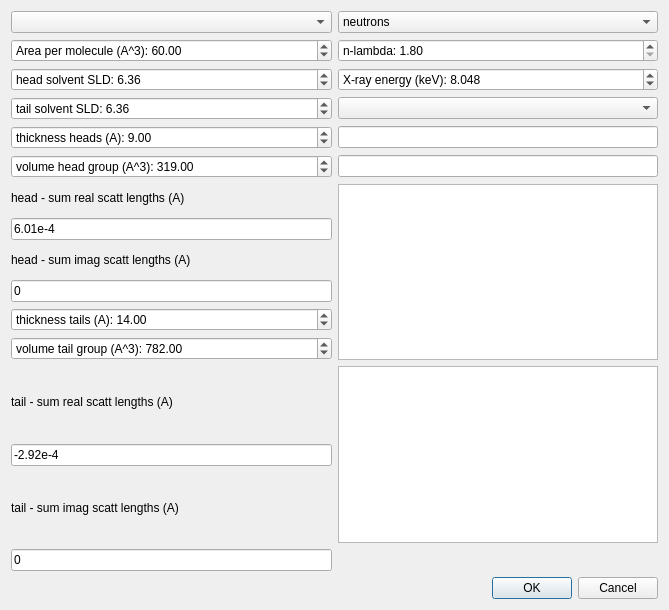
<?xml version="1.0" encoding="UTF-8"?>
<ui version="4.0">
 <class>Dialog</class>
 <widget class="QDialog" name="Dialog">
  <property name="geometry">
   <rect>
    <x>0</x>
    <y>0</y>
    <width>669</width>
    <height>610</height>
   </rect>
  </property>
  <property name="windowTitle">
   <string>Dialog</string>
  </property>
  <layout class="QGridLayout" name="gridLayout">
   <item row="16" column="1">
    <widget class="QDialogButtonBox" name="buttonBox">
     <property name="orientation">
      <enum>Qt::Horizontal</enum>
     </property>
     <property name="standardButtons">
      <set>QDialogButtonBox::Cancel|QDialogButtonBox::Ok</set>
     </property>
    </widget>
   </item>
   <item row="4" column="1">
    <widget class="QLineEdit" name="chemical_name">
     <property name="readOnly">
      <bool>true</bool>
     </property>
    </widget>
   </item>
   <item row="15" column="0">
    <widget class="QLineEdit" name="b_t_imag">
     <property name="text">
      <string>0</string>
     </property>
     <property name="placeholderText">
      <string>tail - sum imag scattering lengths</string>
     </property>
    </widget>
   </item>
   <item row="10" column="0">
    <widget class="QDoubleSpinBox" name="thick_t">
     <property name="prefix">
      <string>thickness tails (A): </string>
     </property>
     <property name="singleStep">
      <double>0.100000000000000</double>
     </property>
     <property name="value">
      <double>14.000000000000000</double>
     </property>
    </widget>
   </item>
   <item row="6" column="0">
    <widget class="QLabel" name="label_3">
     <property name="text">
      <string>head - sum real scatt lengths (A)</string>
     </property>
    </widget>
   </item>
   <item row="1" column="1">
    <widget class="QDoubleSpinBox" name="neutron_wavelength">
     <property name="toolTip">
      <string>neutron wavelength</string>
     </property>
     <property name="prefix">
      <string>n-lambda: </string>
     </property>
     <property name="minimum">
      <double>1.800000000000000</double>
     </property>
     <property name="maximum">
      <double>30.000000000000000</double>
     </property>
     <property name="singleStep">
      <double>0.100000000000000</double>
     </property>
    </widget>
   </item>
   <item row="9" column="0">
    <widget class="QLineEdit" name="b_h_imag">
     <property name="text">
      <string>0</string>
     </property>
     <property name="placeholderText">
      <string>head - sum imag scattering lengths</string>
     </property>
    </widget>
   </item>
   <item row="0" column="0">
    <widget class="QComboBox" name="lipid_selector"/>
   </item>
   <item row="5" column="0">
    <widget class="QDoubleSpinBox" name="V_h">
     <property name="prefix">
      <string>volume head group (A^3): </string>
     </property>
     <property name="maximum">
      <double>1000.000000000000000</double>
     </property>
     <property name="singleStep">
      <double>0.500000000000000</double>
     </property>
     <property name="value">
      <double>319.000000000000000</double>
     </property>
    </widget>
   </item>
   <item row="8" column="0">
    <widget class="QLabel" name="label_4">
     <property name="text">
      <string>head - sum imag scatt lengths (A)</string>
     </property>
    </widget>
   </item>
   <item row="6" column="1" rowspan="6">
    <widget class="QGraphicsView" name="chemical_structure"/>
   </item>
   <item row="0" column="1">
    <widget class="QComboBox" name="radiation">
     <item>
      <property name="text">
       <string>neutrons</string>
      </property>
     </item>
     <item>
      <property name="text">
       <string>X-rays</string>
      </property>
     </item>
    </widget>
   </item>
   <item row="2" column="1">
    <widget class="QDoubleSpinBox" name="xray_energy">
     <property name="prefix">
      <string>X-ray energy (keV): </string>
     </property>
     <property name="decimals">
      <number>3</number>
     </property>
     <property name="minimum">
      <double>0.200000000000000</double>
     </property>
     <property name="maximum">
      <double>100.000000000000000</double>
     </property>
     <property name="singleStep">
      <double>0.100000000000000</double>
     </property>
     <property name="value">
      <double>8.048000000000000</double>
     </property>
    </widget>
   </item>
   <item row="3" column="0">
    <widget class="QDoubleSpinBox" name="tail_solvent">
     <property name="prefix">
      <string>tail solvent SLD: </string>
     </property>
     <property name="minimum">
      <double>-1.000000000000000</double>
     </property>
     <property name="singleStep">
      <double>0.010000000000000</double>
     </property>
     <property name="value">
      <double>6.360000000000000</double>
     </property>
    </widget>
   </item>
   <item row="11" column="0">
    <widget class="QDoubleSpinBox" name="V_t">
     <property name="prefix">
      <string>volume tail group (A^3): </string>
     </property>
     <property name="maximum">
      <double>10000.000000000000000</double>
     </property>
     <property name="singleStep">
      <double>0.500000000000000</double>
     </property>
     <property name="value">
      <double>782.000000000000000</double>
     </property>
    </widget>
   </item>
   <item row="12" column="0">
    <widget class="QLabel" name="label_2">
     <property name="text">
      <string>tail - sum real scatt lengths (A)</string>
     </property>
    </widget>
   </item>
   <item row="12" column="1" rowspan="3">
    <widget class="QTextBrowser" name="references"/>
   </item>
   <item row="13" column="0">
    <widget class="QLineEdit" name="b_t_real">
     <property name="text">
      <string>-2.92e-4</string>
     </property>
     <property name="placeholderText">
      <string>tail - sum real scattering lengths</string>
     </property>
    </widget>
   </item>
   <item row="1" column="0">
    <widget class="QDoubleSpinBox" name="APM">
     <property name="prefix">
      <string>Area per molecule (A^3): </string>
     </property>
     <property name="maximum">
      <double>10000.000000000000000</double>
     </property>
     <property name="singleStep">
      <double>0.200000000000000</double>
     </property>
     <property name="value">
      <double>60.000000000000000</double>
     </property>
    </widget>
   </item>
   <item row="5" column="1">
    <widget class="QLineEdit" name="total_formula">
     <property name="readOnly">
      <bool>true</bool>
     </property>
    </widget>
   </item>
   <item row="4" column="0">
    <widget class="QDoubleSpinBox" name="thick_h">
     <property name="prefix">
      <string>thickness heads (A): </string>
     </property>
     <property name="maximum">
      <double>300.000000000000000</double>
     </property>
     <property name="singleStep">
      <double>0.100000000000000</double>
     </property>
     <property name="value">
      <double>9.000000000000000</double>
     </property>
    </widget>
   </item>
   <item row="2" column="0">
    <widget class="QDoubleSpinBox" name="head_solvent">
     <property name="prefix">
      <string>head solvent SLD: </string>
     </property>
     <property name="minimum">
      <double>-2.000000000000000</double>
     </property>
     <property name="singleStep">
      <double>0.010000000000000</double>
     </property>
     <property name="value">
      <double>6.360000000000000</double>
     </property>
    </widget>
   </item>
   <item row="14" column="0">
    <widget class="QLabel" name="label">
     <property name="text">
      <string>tail - sum imag scatt lengths (A)</string>
     </property>
    </widget>
   </item>
   <item row="7" column="0">
    <widget class="QLineEdit" name="b_h_real">
     <property name="text">
      <string>6.01e-4</string>
     </property>
     <property name="placeholderText">
      <string>head - sum real scattering lengths</string>
     </property>
    </widget>
   </item>
   <item row="3" column="1">
    <widget class="QComboBox" name="condition"/>
   </item>
  </layout>
 </widget>
 <resources/>
 <connections>
  <connection>
   <sender>buttonBox</sender>
   <signal>accepted()</signal>
   <receiver>Dialog</receiver>
   <slot>accept()</slot>
   <hints>
    <hint type="sourcelabel">
     <x>248</x>
     <y>254</y>
    </hint>
    <hint type="destinationlabel">
     <x>157</x>
     <y>274</y>
    </hint>
   </hints>
  </connection>
  <connection>
   <sender>buttonBox</sender>
   <signal>rejected()</signal>
   <receiver>Dialog</receiver>
   <slot>reject()</slot>
   <hints>
    <hint type="sourcelabel">
     <x>316</x>
     <y>260</y>
    </hint>
    <hint type="destinationlabel">
     <x>286</x>
     <y>274</y>
    </hint>
   </hints>
  </connection>
 </connections>
</ui>
